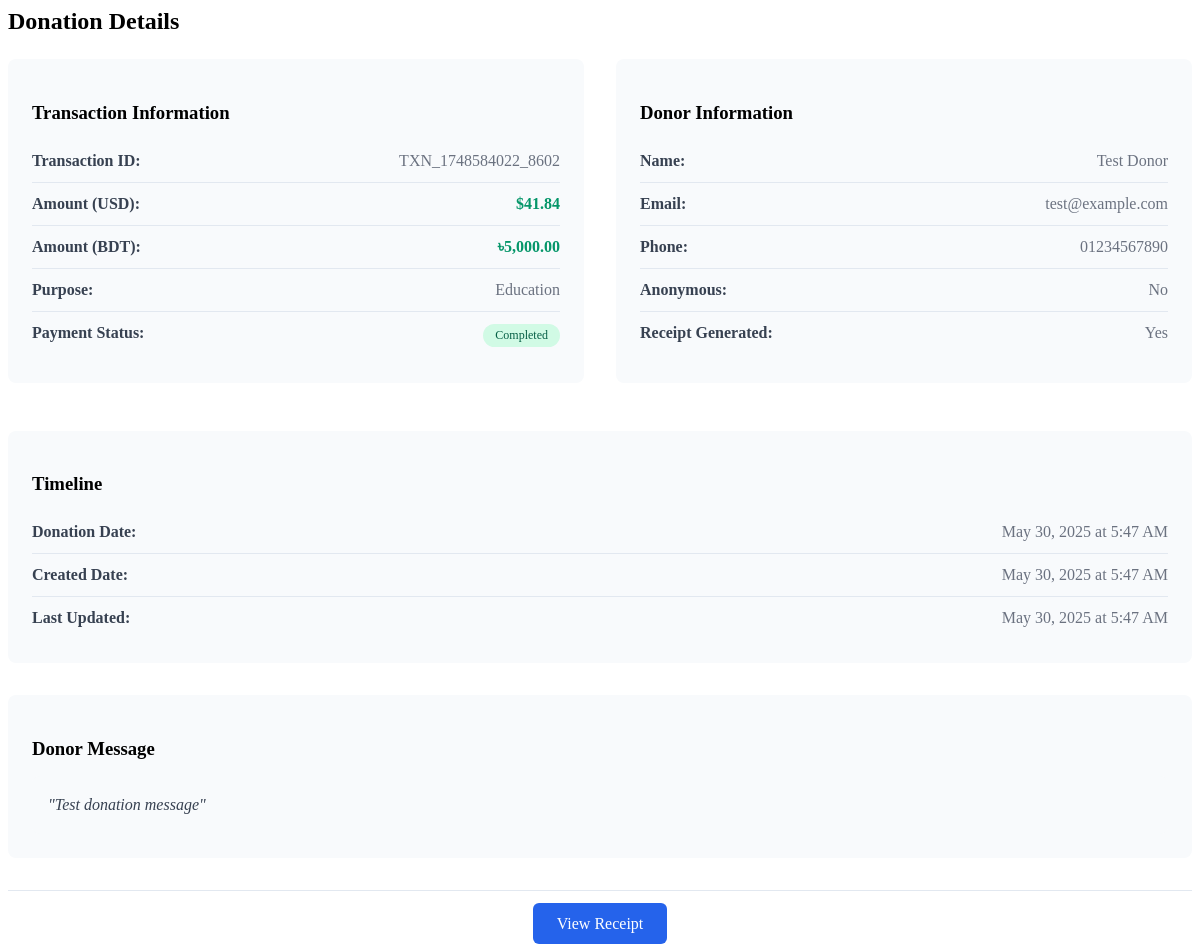
/admin/donation_details.php?id=1 (signed in), run on the app's committed database.
### tables this page shows
CREATE TABLE `donations` (
  `id` int(11) NOT NULL,
  `donor_name` varchar(255) NOT NULL,
  `email` varchar(255) NOT NULL,
  `phone` varchar(20) DEFAULT NULL,
  `amount_usd` decimal(10,2) NOT NULL,
  `amount_bdt` decimal(10,2) NOT NULL,
  `purpose` varchar(100) NOT NULL,
  `is_anonymous` tinyint(1) DEFAULT 0,
  `message` text DEFAULT NULL,
  `transaction_id` varchar(100) DEFAULT NULL,
  `payment_status` enum('pending','completed','failed') DEFAULT 'pending',
  `payment_method` varchar(50) DEFAULT NULL,
  `receipt_generated` tinyint(1) DEFAULT 0,
  `donated_at` timestamp NOT NULL DEFAULT current_timestamp(),
  `created_at` timestamp NOT NULL DEFAULT current_timestamp(),
  `updated_at` timestamp NOT NULL DEFAULT current_timestamp() ON UPDATE current_timestamp()
);

### admin/donation_details.php (the view, shortened to what this page needs)
<?php
$donation_id = isset($_GET['id']) ? intval($_GET['id']) : 0;
$conn = get_database_connection();
$sql = "SELECT * FROM donations WHERE id = ?";
$stmt = mysqli_prepare($conn, $sql);
mysqli_stmt_bind_param($stmt, "i", $donation_id);
mysqli_stmt_execute($stmt);
$result = mysqli_stmt_get_result($stmt);
$donation = mysqli_fetch_assoc($result);
?>
<h2>Donation Details</h2>
<div class="donation-detail-grid" style="display: grid; grid-template-columns: 1fr 1fr; gap: 2rem; margin-top: 1.5rem;">
    <div class="detail-section">
        <h3 style="color: var(--primary-color); margin-bottom: 1rem;">Transaction Information</h3>
        <div class="detail-item">
            <strong>Transaction ID:</strong>
            <span><?php echo htmlspecialchars($donation['transaction_id']); ?></span>
        </div>
        <div class="detail-item">
            <strong>Amount (USD):</strong>
            <span style="color: #059669; font-weight: 600;">$<?php echo number_format($donation['amount_usd'], 2); ?></span>
        </div>
        <div class="detail-item">
            <strong>Amount (BDT):</strong>
            <span style="color: #059669; font-weight: 600;">৳<?php echo number_format($donation['amount_bdt'], 2); ?></span>
        </div>
        <div class="detail-item">
            <strong>Purpose:</strong>
            <span><?php echo htmlspecialchars($donation['purpose']); ?></span>
        </div>
        <div class="detail-item">
            <strong>Payment Status:</strong>
            <span class="status <?php echo $donation['payment_status']; ?>" style="padding: 0.25rem 0.75rem; border-radius: 9999px; font-size: 0.75rem; font-weight: 500;">
                <?php echo ucfirst($donation['payment_status']); ?>
            </span>
        </div>
    </div>
    <div class="detail-section">
        <h3 style="color: var(--primary-color); margin-bottom: 1rem;">Donor Information</h3>
        <?php if (!$donation['is_anonymous']): ?>
        <div class="detail-item">
            <strong>Name:</strong>
            <span><?php echo htmlspecialchars($donation['donor_name']); ?></span>
        </div>
        <div class="detail-item">
            <strong>Email:</strong>
            <span><?php echo htmlspecialchars($donation['email']); ?></span>
        </div>
        <?php if (!empty($donation['phone'])): ?>
        <div class="detail-item">
            <strong>Phone:</strong>
            <span><?php echo htmlspecialchars($donation['phone']); ?></span>
        </div>
        <?php endif; ?>
        <?php endif; ?>
        <div class="detail-item">
            <strong>Anonymous:</strong>
            <span><?php echo $donation['is_anonymous'] ? 'Yes' : 'No'; ?></span>
        </div>
        <div class="detail-item">
            <strong>Receipt Generated:</strong>
            <span><?php echo $donation['receipt_generated'] ? 'Yes' : 'No'; ?></span>
        </div>
    </div>
</div>
<div class="detail-section" style="margin-top: 2rem;">
    <h3 style="color: var(--primary-color); margin-bottom: 1rem;">Timeline</h3>
    <div class="detail-item">
        <strong>Donation Date:</strong>
        <span><?php echo date('F j, Y \a\t g:i A', strtotime($donation['donated_at'])); ?></span>
    </div>
    <div class="detail-item">
        <strong>Created Date:</strong>
        <span><?php echo date('F j, Y \a\t g:i A', strtotime($donation['created_at'])); ?></span>
    </div>
    <div class="detail-item">
        <strong>Last Updated:</strong>
        <span><?php echo date('F j, Y \a\t g:i A', strtotime($donation['updated_at'])); ?></span>
    </div>
</div>
<?php if (!empty($donation['message'])): ?>
<div class="detail-section" style="margin-top: 2rem;">
    <h3 style="color: var(--primary-color); margin-bottom: 1rem;">Donor Message</h3>
    <div class="message-box" style="background: #f8fafc; padding: 1rem; border-radius: 8px; border-left: 4px solid var(--primary-color);">
        <p style="margin: 0; color: #374151; line-height: 1.6; font-style: italic;">
            "<?php echo htmlspecialchars($donation['message']); ?>"
        </p>
    </div>
</div>
<?php endif; ?>
<div class="detail-actions" style="margin-top: 2rem; text-align: center; border-top: 1px solid #e2e8f0; padding-top: 1.5rem;">
    <a href="../pages/receipt.php?id=<?php echo $donation['id']; ?>&txn=<?php echo urlencode($donation['transaction_id']); ?>"
       target="_blank"
       class="action-btn view"
       style="padding: 0.75rem 1.5rem; text-decoration: none; background: #2563eb; color: white; border-radius: 6px; margin: 0 0.5rem;">
        <i class="fas fa-receipt"></i> View Receipt
    </a>
</div>

### admin/donation_details.php (style rules this page uses)
.detail-section { background: #f8fafc; padding: 1.5rem; border-radius: 8px; margin-bottom: 1rem; }
.detail-item { display: flex; justify-content: space-between; align-items: flex-start; padding: 0.75rem 0; border-bottom: 1px solid #e2e8f0; }
.detail-item:last-child { border-bottom: none; }
.detail-item strong { color: #374151; min-width: 140px; flex-shrink: 0; }
.detail-item span { color: #6b7280; text-align: right; word-break: break-word; }
.status.completed { background: #d1fae5; color: #065f46; }

### data on the page
donations: transaction "TXN_1748584022_8602", amount_usd "41.84", amount_bdt "5,000.00", purpose "Education", payment_status "Completed", donor_name "Test Donor", email "test@example.com", phone "01234567890", donated_at "May 30, 2025 at 5:47 AM", created_at "May 30, 2025 at 5:47 AM", updated_at "May 30, 2025 at 5:47 AM", message "Test donation message"
